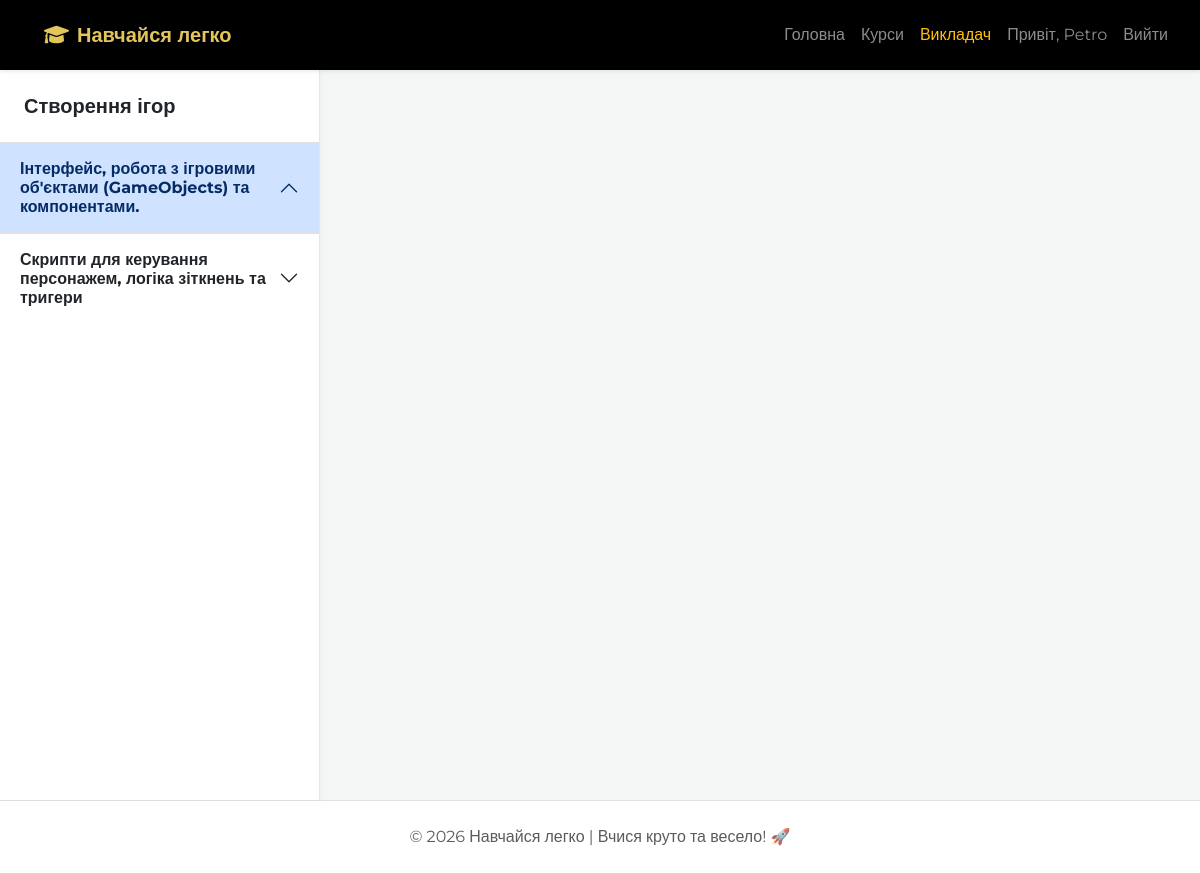
Page /course/2/learn/ (signed in) on the committed database.
### core/models.py (models this page shows, shortened)
class CustomUser(AbstractUser):
    ROLE_CHOICES = (
        ('student', 'Студент'),
        ('teacher', 'Викладач'),
        ('admin','Адміністратор'),
    )
    role = models.CharField(max_length=10, choices=ROLE_CHOICES, default='student', verbose_name="Роль")

class Course(models.Model):
    title = models.CharField(max_length=200, verbose_name="Назва")
    description = models.TextField(verbose_name="Опис")
    price = models.IntegerField(default=0, verbose_name="Ціна (грн)")
    duration = models.CharField(max_length=50, default="4 тижні", verbose_name="Тривалість")
    author = models.ForeignKey(settings.AUTH_USER_MODEL, on_delete=models.CASCADE)

class Module(models.Model):
    course = models.ForeignKey(Course, related_name='modules', on_delete=models.CASCADE)
    title = models.CharField(max_length=200, verbose_name="Назва модуля")

### core/views.py (the view, shortened to what this page needs)
# urls.py: path('course/<int:course_id>/learn/', views.course_learn_view, name='course_learn'),
@login_required
def course_learn_view(request, course_id):
    course = get_object_or_404(Course, pk=course_id)
    if request.user.role not in ['teacher', 'admin']:
        if not Enrollment.objects.filter(student=request.user, course=course).exists():
            return redirect('course_detail', course_id=course.id)
    form = SubmissionForm()
    user_submissions = {}
    submissions = Submission.objects.filter(student=request.user, lesson__module__course=course)
    for sub in submissions:
        user_submissions[sub.lesson.id] = sub
    return render(request, 'course_learn.html', {
        'course': course,
        'form': form,
        'user_submissions': user_submissions
    })

### templates/course_learn.html (shortened to what this page needs)
{% extends 'base.html' %}
{% load static %}
{% block content %}
<div class="lms-wrapper">
    <aside class="lms-sidebar">
        <div class="p-4 border-bottom bg-white">
            <h5 class="fw-bold mb-0">{{ course.title }}</h5>
        </div>
        <div class="accordion accordion-flush" id="lmsMenu">
            {% for module in course.modules.all %}
            <div class="accordion-item">
                <h2 class="accordion-header">
                    <button class="accordion-button {% if not forloop.first %}collapsed{% endif %} fw-bold" type="button" data-bs-toggle="collapse" data-bs-target="#m{{ module.id }}">
                        {{ module.title }}
                    </button>
                </h2>
            </div>
            {% endfor %}
        </div>
    </aside>
</div>
{% endblock %}

### templates/base.html (shortened to what this page needs)
{% load static %}
<!DOCTYPE html>
<html lang="uk">
<head>
    <link rel="stylesheet" href="https://cdnjs.cloudflare.com/ajax/libs/font-awesome/6.0.0/css/all.min.css">
    <link href="https://cdn.jsdelivr.net/npm/bootstrap@5.3.0/dist/css/bootstrap.min.css" rel="stylesheet">
    <link rel="stylesheet" href="{% static 'css/styles.css' %}">
</head>
<body>
    <nav class="navbar navbar-expand-lg navbar-dark shadow-sm" style="background-color: #000000;">
        <div class="container-fluid px-4">
            <a class="navbar-brand" href="{% url 'home' %}">
                <i class="fas fa-graduation-cap me-2"></i>Навчайся легко
            </a>
            <div class="collapse navbar-collapse" id="navbarNav">
                <ul class="navbar-nav ms-auto align-items-center">
                    <li class="nav-item"><a class="nav-link" href="{% url 'home' %}">Головна</a></li>
                    <li class="nav-item"><a class="nav-link" href="{% url 'courses_list' %}">Курси</a></li>
                    {% if user.is_authenticated %}
                        {% if user.role == 'teacher' %}
                            <li class="nav-item"><a class="nav-link text-warning" href="{% url 'teacher_dashboard' %}">Викладач</a></li>
                        {% endif %}
                        <li class="nav-item"><a class="nav-link" href="{% url 'profile' %}">Привіт, {{ user.username }}</a></li>
                        <li class="nav-item">
                            <form action="{% url 'logout' %}" method="post" class="d-inline">
                                <button type="submit" class="btn btn-link nav-link">Вийти</button>
                            </form>
                        </li>
                    {% else %}
                        <li class="nav-item"><a class="nav-link" href="{% url 'login' %}">Вхід</a></li>
                        <li class="nav-item"><a class="btn btn-primary ms-2" href="{% url 'register' %}">Реєстрація</a></li>
                    {% endif %}
                </ul>
            </div>
        </div>
    </nav>
    <main>
        {% block content %}
        {% endblock %}
    </main>
    <footer class="bg-white py-4 mt-auto border-top">
        <div class="container text-center">
            <p class="text-muted mb-0">© 2026 Навчайся легко | Вчися круто та весело! 🚀</p>
        </div>
    </footer>
</body>
</html>

### static/css/styles.css (style rules this page uses)
:root { --primary-color: #e3c65b; --primary-dark: #d4a373; --white: #ffffff; --bg-light: #f4f7f6; --sidebar-width: 320px; --navbar-height: 70px; --shadow: 0 4px 12px rgba(0, 0, 0, 0.1); }
body { font-family: 'Montserrat', sans-serif; margin: 0; padding-top: var(--navbar-height); background-color: var(--white); overflow-x: hidden; }
.navbar { position: fixed !important; top: 0; width: 100%; height: var(--navbar-height); background-color: #000; z-index: 2000; display: flex; align-items: center; }
.navbar-brand { color: var(--primary-color) !important; font-weight: 700; padding-left: 20px; text-decoration: none; }
.lms-wrapper { display: flex; min-height: calc(100vh - var(--navbar-height)); width: 100vw; background-color: var(--bg-light); }
.lms-sidebar { width: var(--sidebar-width); background: var(--white); border-right: 1px solid #e1e8ed; position: fixed; left: 0; top: var(--navbar-height); height: calc(100vh - var(--navbar-height)); overflow-y: auto; z-index: 1000; box-shadow: 2px 0 5px rgba(0,0,0,0.03); }

### rows in the picture
CustomUser: username "Petro"
Course: title "Створення ігор"
Module: title "Інтерфейс, робота з ігровими об'єктами (GameObjects) та компонентами."
Module: title "Скрипти для керування персонажем, логіка зіткнень та тригери"
